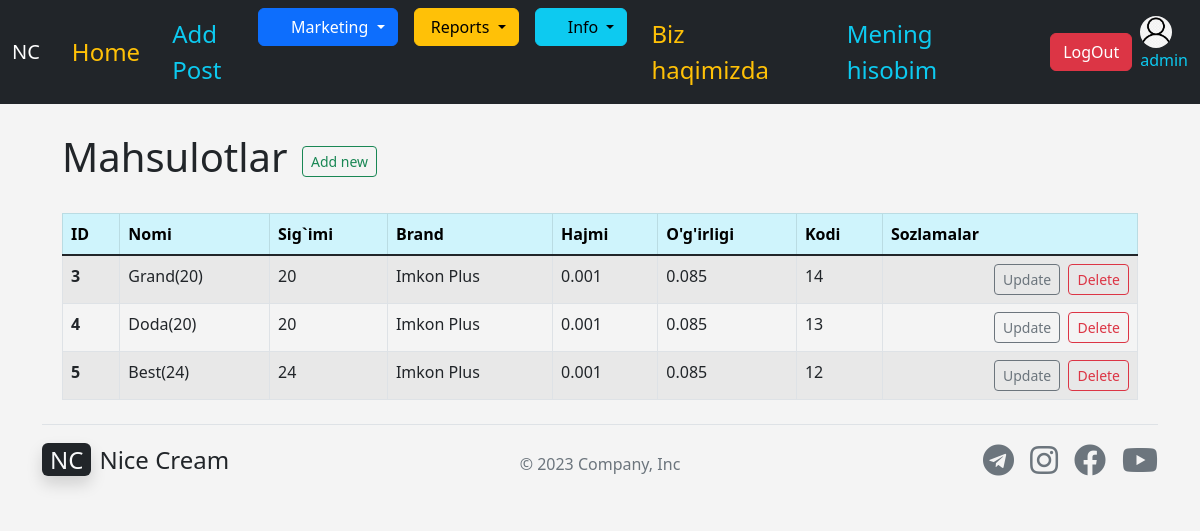
The app's page /products/product_list/ (signed in) with its own data.
### apps/accounts/models.py (models this page shows, shortened)
class User(AbstractUser):
    USER_TYPE_CHOICES = (
        ('PR', 'Provider'),
        ('CL', 'Client'),
    )
    username = models.CharField(max_length=255,unique=True,)
    first_name = models.CharField(max_length=255, blank=True, null=True)
    last_name = models.CharField(max_length=255, blank=True, null=True)
    phone = models.CharField(max_length=50, blank=True, null=True)
    email = models.EmailField(verbose_name='email address', blank=True, max_length=255, null=True)
    activated_date = models.DateTimeField(blank=True, null=True)
    balance = models.IntegerField(default=0)
    image = models.ImageField(default='user4.png',upload_to='images/', blank=True, null=True)
    address = models.CharField(max_length=255, blank=True, null=True)
    is_active = models.BooleanField(default=True)
    is_staff = models.BooleanField(default=False)
    is_superuser = models.BooleanField(default=False)
    user_type = models.CharField(max_length=50,choices=USER_TYPE_CHOICES, default='PR')

### apps/products/models.py (models this page shows, shortened)
class Product(models.Model):
    name = models.CharField('Tovar Nomi', max_length=50)
    capacity = models.IntegerField('Sigimi', blank=True, null=True,)
    brand = models.ForeignKey(Brand, blank=True, null=True, on_delete= models.CASCADE)
    product_size = models.FloatField(blank=True, null=True, )
    product_weight = models.FloatField(blank=True, null=True, )
    code = models.IntegerField('Kodi', blank=True, null=True,)
    image = models.ImageField(blank=True, null=True)
    about = models.TextField(blank=True, null=True)
    price = models.IntegerField('Narxi',  blank=True, null=True,)
    s_price = models.IntegerField('Snarxi',  blank=True, null=True,)

class Brand(models.Model):
    name = models.CharField('Brand Nomi', max_length=50)
    phone = models.CharField(max_length=50, blank=True, null=True)
    email = models.EmailField(verbose_name='email address', blank=True, max_length=255, null=True)
    address = models.CharField(max_length=255, blank=True, null=True)
    def __str__(self):
        return self.name

### apps/products/views.py (the view)
# urls.py: path('product_list/', views.product_name_list, name='product_list'),
def product_name_list(request):
    product_list = Product.objects.all()
    return render(request, 'products/product_list.html', {
        'product_list' : product_list,
    })

### apps/products/templates/products/product_list.html
{% extends 'base.html' %}
{% block content %}
<div class="container">
<br>
<h1>Mahsulotlar  <a href="{% url 'add_product_name' %}" class="btn btn-outline-success btn-sm mx-1">Add new</a></h1> <br>
<table class="table table-striped table-hover table-bordered">
    <thead class="table-info">
      <tr>
        <th scope="col">ID</th>
        <th scope="col">Nomi</th>
        <th scope="col">Sig`imi</th>
        <th scope="col">Brand</th>
        <th scope="col">Hajmi</th>
        <th scope="col">O'g'irligi</th>
        <th scope="col">Kodi</th>
        <th scope="col">Sozlamalar</th>
      </tr>
    </thead>
    <tbody class="table-group-divider">
      {% for product in product_list %}
      <tr>
        <th scope="row">{{ product.id }}</th>
        <td>{{ product.name }}</td>
        <td>{{ product.capacity }}</td>
        <td>{{ product.brand }}</td>
        <td>{{ product.product_size }}</td>
        <td>{{ product.product_weight }}</td>
        <td>{{ product.code }}</td>
        {% if user.is_superuser %}
        <td align="right">
          <a href="{% url 'update_product_name' product.id %}" class="btn btn-outline-secondary btn-sm mx-1">Update</a>
          <a href="{% url 'delete_product_name' product.id %}" class="btn btn-outline-danger btn-sm">Delete</a>
        </td>
            {% endif %}
      </tr>
      {% endfor %}
    </tbody>
  </table>
</div>
{% endblock content %}

### templates/navbar.html (shortened to what this page needs)
<nav class="navbar navbar-dark navbar-expand-lg bg-dark">
    <div class="container-fluid">
      <a class="navbar-brand" href="{% url 'home' %}">NC</a>
      <div class="collapse navbar-collapse" id="navbarSupportedContent">
        <a href="{% url 'home' %}" class="nav-link px-3 text-warning fs-4">Home</a>
        <ul class="navbar-nav me-auto mb-2 mb-lg-0">
          {% if user.is_superuser %}
          <a href="{% url 'post_new' %}" class="nav-link px-3 text-info fs-4">Add Post</a>
          <li class="nav-item dropdown">
            <button class="btn btn-primary dropdown-toggle" type="button" data-bs-toggle="dropdown" aria-expanded="false">
              <i class="far fa-cart-arrow-down"></i>  Marketing
          </button>
          </li>
          <li class="nav-item">
            <a class="nav-link" href="#"></a>
          </li>
          <li class="nav-item dropdown">
            <button class="btn btn-warning dropdown-toggle" type="button" data-bs-toggle="dropdown" aria-expanded="false">
                Reports
          </button>
          </li>
          <li class="nav-item">
            <a class="nav-link" href="#"></a>
          </li>
          <li class="nav-item dropdown">
            <button class="btn btn-info dropdown-toggle" type="button" data-bs-toggle="dropdown" aria-expanded="false">
              <i class="far fa-info-circle"></i>  Info
          </button>
          </li>
          {% endif %}
        </ul>
          <a href="{% url 'home' %}" class="nav-link px-4 text-warning fs-4">Biz haqimizda</a>
          {% if user.is_authenticated %}
              {% if user.user_type == 'PR' %}
                <a href="{% url 'my_act_sverka' %}" class="nav-link px-4 text-info fs-4">Mening hisobim</a>
              {% else %}
              <a href="{% url 'my_act_sverkaCL' %}" class="nav-link px-4 text-info fs-4">Mening hisobim</a>
              {% endif %}
          <a href="{% url 'logout' %}" class="btn btn-danger mt-2 mb-2 mx-2">LogOut</a>
          <div class="d-block">
              {% if user.image %}
              <img src="{{ user.image.url }}" alt="mdo" width="32" height="32" class="rounded-circle">
              {% endif %}
            <p class="text-info">{{ user.username }}</p>
          </div>
          {% else %}
          <a href="{% url 'login' %}" class="btn btn-outline-light me-2">Login</a>
          <a href="{% url 'register_user' %}" class="btn btn-warning">Sign-up</a>
          {% endif %}
      </div>
    </div>
  </nav>

### templates/base.html (style rules this page uses)
body { background: #f4f4f4; }

### records on screen
User: image (picture), username "admin"
Product: id "3", name "Grand(20)", capacity "20", brand "Imkon Plus", product_size "0.001", product_weight "0.085", code "14"
Product: id "4", name "Doda(20)", capacity "20", brand "Imkon Plus", product_size "0.001", product_weight "0.085", code "13"
Product: id "5", name "Best(24)", capacity "24", brand "Imkon Plus", product_size "0.001", product_weight "0.085", code "12"
